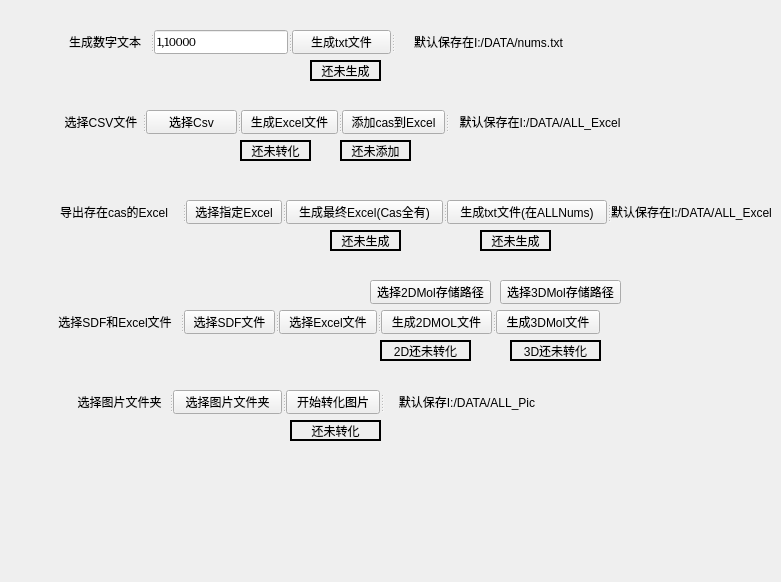
<?xml version="1.0" encoding="UTF-8"?>
<ui version="4.0">
 <class>Pubchem_Tools</class>
 <widget class="QWidget" name="Pubchem_Tools">
  <property name="geometry">
   <rect>
    <x>0</x>
    <y>0</y>
    <width>781</width>
    <height>582</height>
   </rect>
  </property>
  <property name="cursor">
   <cursorShape>ArrowCursor</cursorShape>
  </property>
  <property name="tabletTracking">
   <bool>false</bool>
  </property>
  <property name="contextMenuPolicy">
   <enum>Qt::NoContextMenu</enum>
  </property>
  <property name="windowTitle">
   <string>pubchem数据转化工具V1.1</string>
  </property>
  <property name="layoutDirection">
   <enum>Qt::LeftToRight</enum>
  </property>
  <property name="styleSheet">
   <string notr="true">QWidget#centralwidget{
border-image: url(&quot;./img/a.jpg&quot;);
}</string>
  </property>
  <widget class="QLabel" name="ConvertState">
   <property name="enabled">
    <bool>true</bool>
   </property>
   <property name="geometry">
    <rect>
     <x>240</x>
     <y>140</y>
     <width>71</width>
     <height>21</height>
    </rect>
   </property>
   <property name="cursor">
    <cursorShape>ForbiddenCursor</cursorShape>
   </property>
   <property name="frameShape">
    <enum>QFrame::WinPanel</enum>
   </property>
   <property name="frameShadow">
    <enum>QFrame::Plain</enum>
   </property>
   <property name="text">
    <string>还未转化</string>
   </property>
   <property name="alignment">
    <set>Qt::AlignCenter</set>
   </property>
  </widget>
  <widget class="QLabel" name="Convert2DState">
   <property name="geometry">
    <rect>
     <x>380</x>
     <y>340</y>
     <width>91</width>
     <height>21</height>
    </rect>
   </property>
   <property name="cursor">
    <cursorShape>ForbiddenCursor</cursorShape>
   </property>
   <property name="focusPolicy">
    <enum>Qt::NoFocus</enum>
   </property>
   <property name="contextMenuPolicy">
    <enum>Qt::PreventContextMenu</enum>
   </property>
   <property name="frameShape">
    <enum>QFrame::WinPanel</enum>
   </property>
   <property name="text">
    <string>2D还未转化</string>
   </property>
   <property name="alignment">
    <set>Qt::AlignCenter</set>
   </property>
  </widget>
  <widget class="QLabel" name="Convert3DState">
   <property name="geometry">
    <rect>
     <x>510</x>
     <y>340</y>
     <width>91</width>
     <height>21</height>
    </rect>
   </property>
   <property name="cursor">
    <cursorShape>ForbiddenCursor</cursorShape>
   </property>
   <property name="focusPolicy">
    <enum>Qt::NoFocus</enum>
   </property>
   <property name="contextMenuPolicy">
    <enum>Qt::PreventContextMenu</enum>
   </property>
   <property name="frameShape">
    <enum>QFrame::WinPanel</enum>
   </property>
   <property name="text">
    <string>3D还未转化</string>
   </property>
   <property name="alignment">
    <set>Qt::AlignCenter</set>
   </property>
  </widget>
  <widget class="QLabel" name="AddCasState">
   <property name="enabled">
    <bool>true</bool>
   </property>
   <property name="geometry">
    <rect>
     <x>340</x>
     <y>140</y>
     <width>71</width>
     <height>21</height>
    </rect>
   </property>
   <property name="cursor">
    <cursorShape>ForbiddenCursor</cursorShape>
   </property>
   <property name="frameShape">
    <enum>QFrame::WinPanel</enum>
   </property>
   <property name="frameShadow">
    <enum>QFrame::Plain</enum>
   </property>
   <property name="text">
    <string>还未添加</string>
   </property>
   <property name="alignment">
    <set>Qt::AlignCenter</set>
   </property>
  </widget>
  <widget class="QPushButton" name="Save2DMolButton">
   <property name="geometry">
    <rect>
     <x>370</x>
     <y>280</y>
     <width>121</width>
     <height>24</height>
    </rect>
   </property>
   <property name="text">
    <string>选择2DMol存储路径</string>
   </property>
  </widget>
  <widget class="QPushButton" name="Save3DMolButton">
   <property name="geometry">
    <rect>
     <x>500</x>
     <y>280</y>
     <width>121</width>
     <height>24</height>
    </rect>
   </property>
   <property name="text">
    <string>选择3DMol存储路径</string>
   </property>
  </widget>
  <widget class="QLabel" name="ConvertPicState">
   <property name="geometry">
    <rect>
     <x>290</x>
     <y>420</y>
     <width>91</width>
     <height>21</height>
    </rect>
   </property>
   <property name="cursor">
    <cursorShape>ForbiddenCursor</cursorShape>
   </property>
   <property name="focusPolicy">
    <enum>Qt::NoFocus</enum>
   </property>
   <property name="contextMenuPolicy">
    <enum>Qt::PreventContextMenu</enum>
   </property>
   <property name="frameShape">
    <enum>QFrame::WinPanel</enum>
   </property>
   <property name="text">
    <string>还未转化</string>
   </property>
   <property name="alignment">
    <set>Qt::AlignCenter</set>
   </property>
  </widget>
  <widget class="QSplitter" name="splitter">
   <property name="geometry">
    <rect>
     <x>60</x>
     <y>110</y>
     <width>571</width>
     <height>24</height>
    </rect>
   </property>
   <property name="orientation">
    <enum>Qt::Horizontal</enum>
   </property>
   <widget class="QLabel" name="label">
    <property name="font">
     <font>
      <underline>false</underline>
     </font>
    </property>
    <property name="mouseTracking">
     <bool>false</bool>
    </property>
    <property name="frameShape">
     <enum>QFrame::NoFrame</enum>
    </property>
    <property name="frameShadow">
     <enum>QFrame::Raised</enum>
    </property>
    <property name="text">
     <string>选择CSV文件</string>
    </property>
    <property name="scaledContents">
     <bool>false</bool>
    </property>
    <property name="alignment">
     <set>Qt::AlignCenter</set>
    </property>
   </widget>
   <widget class="QPushButton" name="SelectCsvButton">
    <property name="text">
     <string>选择Csv</string>
    </property>
   </widget>
   <widget class="QPushButton" name="SaveExcelButton">
    <property name="sizePolicy">
     <sizepolicy hsizetype="Preferred" vsizetype="Fixed">
      <horstretch>0</horstretch>
      <verstretch>0</verstretch>
     </sizepolicy>
    </property>
    <property name="text">
     <string>生成Excel文件</string>
    </property>
   </widget>
   <widget class="QPushButton" name="AddCasToExcelButton">
    <property name="text">
     <string>添加cas到Excel</string>
    </property>
   </widget>
   <widget class="QLabel" name="label_2">
    <property name="text">
     <string>默认保存在I:/DATA/ALL_Excel</string>
    </property>
    <property name="alignment">
     <set>Qt::AlignCenter</set>
    </property>
   </widget>
  </widget>
  <widget class="QSplitter" name="splitter_2">
   <property name="geometry">
    <rect>
     <x>50</x>
     <y>310</y>
     <width>550</width>
     <height>24</height>
    </rect>
   </property>
   <property name="orientation">
    <enum>Qt::Horizontal</enum>
   </property>
   <widget class="QLabel" name="label_3">
    <property name="font">
     <font>
      <underline>false</underline>
     </font>
    </property>
    <property name="mouseTracking">
     <bool>false</bool>
    </property>
    <property name="frameShape">
     <enum>QFrame::NoFrame</enum>
    </property>
    <property name="frameShadow">
     <enum>QFrame::Raised</enum>
    </property>
    <property name="text">
     <string>选择SDF和Excel文件</string>
    </property>
    <property name="scaledContents">
     <bool>false</bool>
    </property>
    <property name="alignment">
     <set>Qt::AlignCenter</set>
    </property>
   </widget>
   <widget class="QPushButton" name="SelectSdfButton">
    <property name="text">
     <string>选择SDF文件</string>
    </property>
   </widget>
   <widget class="QPushButton" name="SelectExcelButton">
    <property name="text">
     <string>选择Excel文件</string>
    </property>
   </widget>
   <widget class="QPushButton" name="SaveMol2DButton">
    <property name="sizePolicy">
     <sizepolicy hsizetype="Preferred" vsizetype="Fixed">
      <horstretch>0</horstretch>
      <verstretch>0</verstretch>
     </sizepolicy>
    </property>
    <property name="text">
     <string>生成2DMOL文件</string>
    </property>
   </widget>
   <widget class="QPushButton" name="SaveMol3DButton">
    <property name="text">
     <string>生成3DMol文件</string>
    </property>
   </widget>
  </widget>
  <widget class="QSplitter" name="splitter_4">
   <property name="geometry">
    <rect>
     <x>70</x>
     <y>390</y>
     <width>480</width>
     <height>24</height>
    </rect>
   </property>
   <property name="orientation">
    <enum>Qt::Horizontal</enum>
   </property>
   <widget class="QSplitter" name="splitter_3">
    <property name="orientation">
     <enum>Qt::Horizontal</enum>
    </property>
    <widget class="QLabel" name="label_4">
     <property name="text">
      <string>选择图片文件夹</string>
     </property>
     <property name="alignment">
      <set>Qt::AlignCenter</set>
     </property>
    </widget>
    <widget class="QPushButton" name="SelectPicButton">
     <property name="text">
      <string>选择图片文件夹</string>
     </property>
    </widget>
    <widget class="QPushButton" name="ConvertPicButton">
     <property name="text">
      <string>开始转化图片</string>
     </property>
    </widget>
   </widget>
   <widget class="QLabel" name="label_5">
    <property name="text">
     <string>默认保存I:/DATA/ALL_Pic</string>
    </property>
    <property name="alignment">
     <set>Qt::AlignCenter</set>
    </property>
   </widget>
  </widget>
  <widget class="QLabel" name="GenNumsState">
   <property name="enabled">
    <bool>true</bool>
   </property>
   <property name="geometry">
    <rect>
     <x>310</x>
     <y>60</y>
     <width>71</width>
     <height>21</height>
    </rect>
   </property>
   <property name="cursor">
    <cursorShape>ForbiddenCursor</cursorShape>
   </property>
   <property name="frameShape">
    <enum>QFrame::WinPanel</enum>
   </property>
   <property name="frameShadow">
    <enum>QFrame::Plain</enum>
   </property>
   <property name="text">
    <string>还未生成</string>
   </property>
   <property name="alignment">
    <set>Qt::AlignCenter</set>
   </property>
  </widget>
  <widget class="QSplitter" name="splitter_5">
   <property name="geometry">
    <rect>
     <x>60</x>
     <y>30</y>
     <width>522</width>
     <height>24</height>
    </rect>
   </property>
   <property name="orientation">
    <enum>Qt::Horizontal</enum>
   </property>
   <widget class="QLabel" name="label_6">
    <property name="text">
     <string>生成数字文本</string>
    </property>
    <property name="alignment">
     <set>Qt::AlignCenter</set>
    </property>
   </widget>
   <widget class="QLineEdit" name="NumsEdit">
    <property name="sizePolicy">
     <sizepolicy hsizetype="Expanding" vsizetype="Fixed">
      <horstretch>0</horstretch>
      <verstretch>0</verstretch>
     </sizepolicy>
    </property>
    <property name="font">
     <font>
      <family>Cambria</family>
      <pointsize>10</pointsize>
      <italic>false</italic>
      <bold>false</bold>
      <kerning>true</kerning>
     </font>
    </property>
    <property name="text">
     <string>1,10000</string>
    </property>
   </widget>
   <widget class="QPushButton" name="GenerateNumsButton">
    <property name="text">
     <string>生成txt文件</string>
    </property>
   </widget>
   <widget class="QLabel" name="label_7">
    <property name="text">
     <string>默认保存在I:/DATA/nums.txt</string>
    </property>
    <property name="alignment">
     <set>Qt::AlignCenter</set>
    </property>
   </widget>
  </widget>
  <widget class="QLabel" name="GenFinalExcelState">
   <property name="enabled">
    <bool>true</bool>
   </property>
   <property name="geometry">
    <rect>
     <x>330</x>
     <y>230</y>
     <width>71</width>
     <height>21</height>
    </rect>
   </property>
   <property name="cursor">
    <cursorShape>ForbiddenCursor</cursorShape>
   </property>
   <property name="frameShape">
    <enum>QFrame::WinPanel</enum>
   </property>
   <property name="frameShadow">
    <enum>QFrame::Plain</enum>
   </property>
   <property name="text">
    <string>还未生成</string>
   </property>
   <property name="alignment">
    <set>Qt::AlignCenter</set>
   </property>
  </widget>
  <widget class="QLabel" name="GenFinalTxtState">
   <property name="enabled">
    <bool>true</bool>
   </property>
   <property name="geometry">
    <rect>
     <x>480</x>
     <y>230</y>
     <width>71</width>
     <height>21</height>
    </rect>
   </property>
   <property name="cursor">
    <cursorShape>ForbiddenCursor</cursorShape>
   </property>
   <property name="frameShape">
    <enum>QFrame::WinPanel</enum>
   </property>
   <property name="frameShadow">
    <enum>QFrame::Plain</enum>
   </property>
   <property name="text">
    <string>还未生成</string>
   </property>
   <property name="alignment">
    <set>Qt::AlignCenter</set>
   </property>
  </widget>
  <widget class="QSplitter" name="splitter_6">
   <property name="geometry">
    <rect>
     <x>60</x>
     <y>200</y>
     <width>732</width>
     <height>24</height>
    </rect>
   </property>
   <property name="orientation">
    <enum>Qt::Horizontal</enum>
   </property>
   <widget class="QLabel" name="label_8">
    <property name="text">
     <string>导出存在cas的Excel</string>
    </property>
   </widget>
   <widget class="QPushButton" name="SelectSpecialExcelBtn">
    <property name="text">
     <string>选择指定Excel</string>
    </property>
   </widget>
   <widget class="QPushButton" name="GenFinalExcelButton">
    <property name="text">
     <string>生成最终Excel(Cas全有)</string>
    </property>
   </widget>
   <widget class="QPushButton" name="GenSpecialTxtBtn">
    <property name="text">
     <string>生成txt文件(在ALLNums)</string>
    </property>
   </widget>
   <widget class="QLabel" name="label_9">
    <property name="text">
     <string>默认保存在I:/DATA/ALL_Excel</string>
    </property>
   </widget>
  </widget>
 </widget>
 <resources/>
 <connections/>
</ui>
